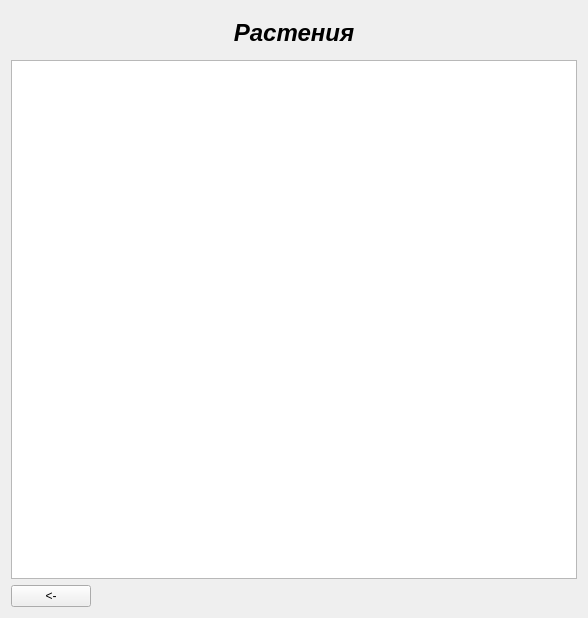
<?xml version="1.0" encoding="UTF-8"?>
<ui version="4.0">
 <class>Plants</class>
 <widget class="QWidget" name="Plants">
  <property name="geometry">
   <rect>
    <x>0</x>
    <y>0</y>
    <width>588</width>
    <height>618</height>
   </rect>
  </property>
  <property name="windowTitle">
   <string>Form</string>
  </property>
  <property name="autoFillBackground">
   <bool>true</bool>
  </property>
  <layout class="QVBoxLayout" name="verticalLayout" stretch="1,12,0">
   <item>
    <widget class="QLabel" name="label">
     <property name="font">
      <font>
       <pointsize>18</pointsize>
       <italic>true</italic>
       <bold>true</bold>
      </font>
     </property>
     <property name="text">
      <string>Растения</string>
     </property>
     <property name="alignment">
      <set>Qt::AlignmentFlag::AlignCenter</set>
     </property>
    </widget>
   </item>
   <item>
    <widget class="QListView" name="listView">
     <property name="wordWrap">
      <bool>false</bool>
     </property>
     <property name="selectionRectVisible">
      <bool>false</bool>
     </property>
    </widget>
   </item>
   <item>
    <layout class="QHBoxLayout" name="horizontalLayout" stretch="1,10">
     <item>
      <widget class="QPushButton" name="pushButton">
       <property name="text">
        <string>&lt;-</string>
       </property>
      </widget>
     </item>
     <item>
      <spacer name="horizontalSpacer">
       <property name="orientation">
        <enum>Qt::Orientation::Horizontal</enum>
       </property>
       <property name="sizeHint" stdset="0">
        <size>
         <width>40</width>
         <height>20</height>
        </size>
       </property>
      </spacer>
     </item>
    </layout>
   </item>
  </layout>
 </widget>
 <resources/>
 <connections/>
</ui>
